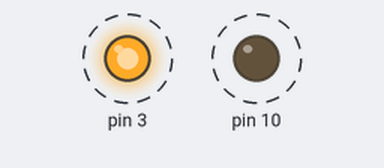
A sketch run on a simulated Arduino Uno, built with avr-gcc and run on an emulated ATmega328P. On the bench: output pins drawn as LEDs (lit = HIGH). Dashed ring = blinking.

Above: at 1.1 s.
Timing chart, 0 to 4.0 s (numbered marks = the images above):
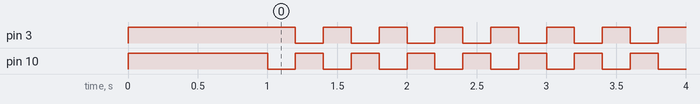

Measured:
- by itself, pin 3, pin 10: alternates HIGH for 0.20 s and LOW for 0.20 s

The sketch:

problem1.ino
```cpp
/*

*/

void setup() {
    pinMode(3,HIGH);
    pinMode(10,HIGH);
    digitalWrite(3,HIGH);
    digitalWrite(10,HIGH);
    delay(1000);
    digitalWrite(3,LOW);
    digitalWrite(10,LOW);


}

void loop() {
   digitalWrite(3,HIGH);
   delay(200);
   digitalWrite(3,LOW);
   digitalWrite(10,HIGH);
   delay(200);
   digitalWrite(10,LOW);


}
```
